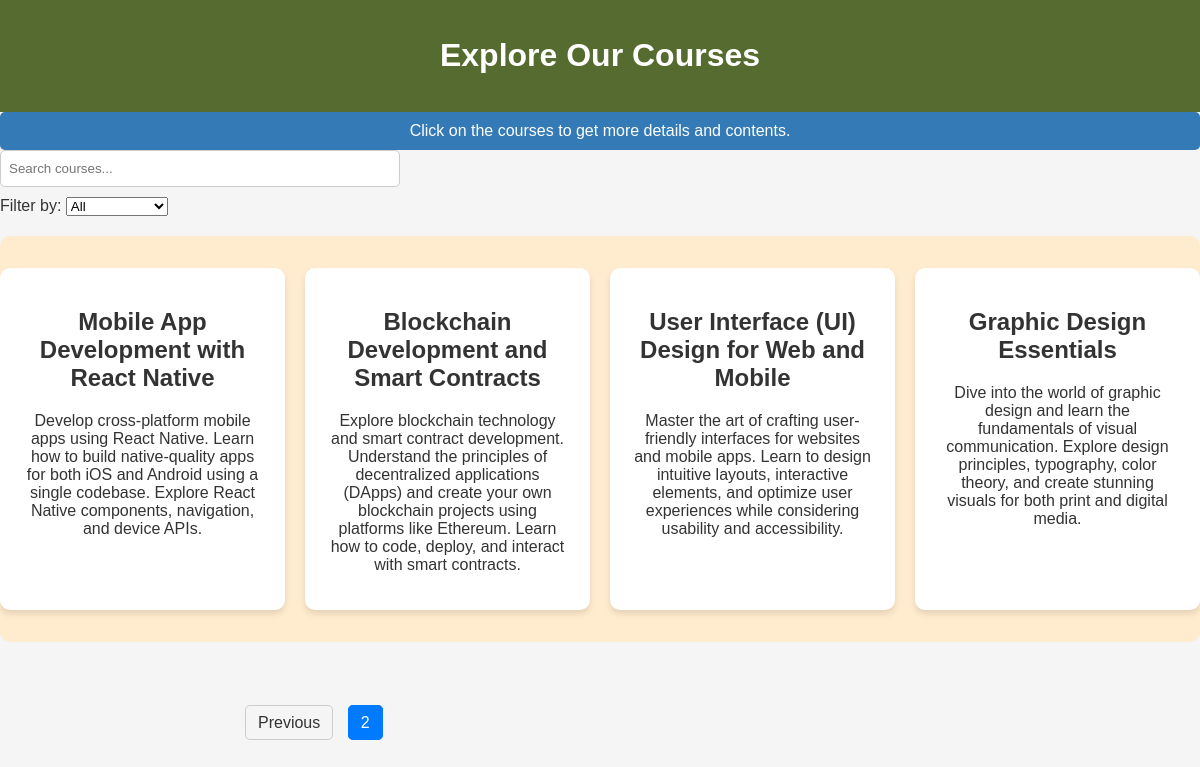
/courses/?page=2, run on the app's committed database.
### courses/models.py (models this page shows, shortened)
class Course(models.Model):
    title = models.CharField(max_length=200)
    description = models.TextField()
    teacher = models.ForeignKey(Teacher, on_delete=models.CASCADE)
    price = models.DecimalField(max_digits=10, decimal_places=2)
    rating = models.DecimalField(max_digits=3, decimal_places=2, null=True, blank=True)
    has_contents = models.BooleanField(default=False)

### courses/views.py (the view)
# urls.py: path('courses/', views.CourseList, name='course_list'),
def CourseList(request):
    courses = Course.objects.all()
    paginator = Paginator(courses, 6)
    page_number = request.GET.get('page')
    page_courses = paginator.get_page(page_number)
    return render(request, 'course_list.html', {'page_courses': page_courses})

### templates/course_list.html (shortened to what this page needs)
<!DOCTYPE html>
<html lang="en">
<head>
</head>
<body>
    <header>
        <h1>Explore Our Courses</h1>
    </header>
    <div class="message">
        Click on the courses to get more details and contents.
    </div>
    <div class="search-section">
        <div class="input-group">
            <input type="text" class="form-control search-input" id="courseSearch" placeholder="Search courses...">
            <div class="input-group-append">
                <label class="input-group-text" for="filterDropdown">Filter by:</label>
                <select class="custom-select" id="filterDropdown">
                    <option value="all">All</option>
                </select>
            </div>
        </div>
    </div>
    <div class="course-list-section">
        <ul class="course-list">
            {% for course in page_courses %}
            <li class="course-item" data-title="{{ course.title | lower }}" data-category="{{ course.category }}">
                <a class="course-link" href="{% url 'course_detail' course.id %}">
                    <h2>{{ course.title }}</h2>
                    <p>{{ course.description }}</p>
                </a>
            </li>
            {% endfor %}
        </ul>
    </div>
    <div class="container text-center">
        <nav class="mt-4">
            <ul class="pagination justify-content-center">
                {% if page_courses.has_previous %}
                    <li class="page-item">
                        <a href="?page={{ page_courses.previous_page_number }}" class="page-link" aria-label="Previous">Previous</a>
                    </li>
                {% endif %}
                <li class="page-item active">
                    <span class="page-link">{{ page_courses.number }}</span>
                </li>
            </ul>
        </nav>
    </div>
</body>
</html>

### templates/course_list.html (style rules this page uses)
body { font-family: Arial, sans-serif; background-color: #f5f5f5; margin: 0; padding: 0; color: #333; }
header { background-color: #556B2F; color: white; text-align: center; padding: 1rem; }
.container { max-width: 800px; margin: 0 auto; padding: 2rem; }
.course-list-section { background-color: #FFEBCD; padding: 2rem 0; border-radius: 10px; margin: 20px 0; }
.course-list { display: grid; grid-template-columns: repeat(auto-fit, minmax(250px, 1fr)); gap: 20px; list-style: none; padding: 0; margin: 0; }
.course-item { background-color: white; border-radius: 10px; box-shadow: 0px 4px 6px rgba(0, 0, 0, 0.1); overflow: hidden; transition: transform 0.2s, box-shadow 0.2s; cursor: pointer; }
.course-link { display: block; padding: 20px; text-align: center; text-decoration: none; color: #333; }
.message { background-color: #337ab7; color: white; padding: 10px; border-radius: 5px; text-align: center; }
.search-section { margin-bottom: 20px; }
.search-input { width: 100%; max-width: 400px; padding: 10px 8px; border: 1px solid #ccc; border-radius: 5px; margin-bottom: 10px; box-sizing: border-box; }
.pagination { margin-top: 20px; }
.pagination .page-item { display: inline-block; margin: 0 5px; }
.pagination .page-link { padding: 8px 12px; border: 1px solid #ccc; border-radius: 5px; text-decoration: none; color: #333; }
.pagination .page-item.active .page-link { background-color: #007bff; border-color: #007bff; color: #fff; }

### data on the page
Course: title "Mobile App Development with React Native", description "Develop cross-platform mobile apps using React Native. Learn how to build native-quality apps for both iOS and Android using a single codebase. Explore React Native components, navigation, and device APIs."
Course: title "Blockchain Development and Smart Contracts", description "Explore blockchain technology and smart contract development. Understand the principles of decentralized applications (DApps) and create your own blockchain projects using platforms like Ethereum. Learn how to code, deploy, and interact with smart contracts."
Course: title "User Interface (UI) Design for Web and Mobile", description "Master the art of crafting user-friendly interfaces for websites and mobile apps. Learn to design intuitive layouts, interactive elements, and optimize user experiences while considering usability and accessibility."
Course: title "Graphic Design Essentials", description "Dive into the world of graphic design and learn the fundamentals of visual communication. Explore design principles, typography, color theory, and create stunning visuals for both print and digital media."

### other printed values
{{ page_courses.number }} "2"
